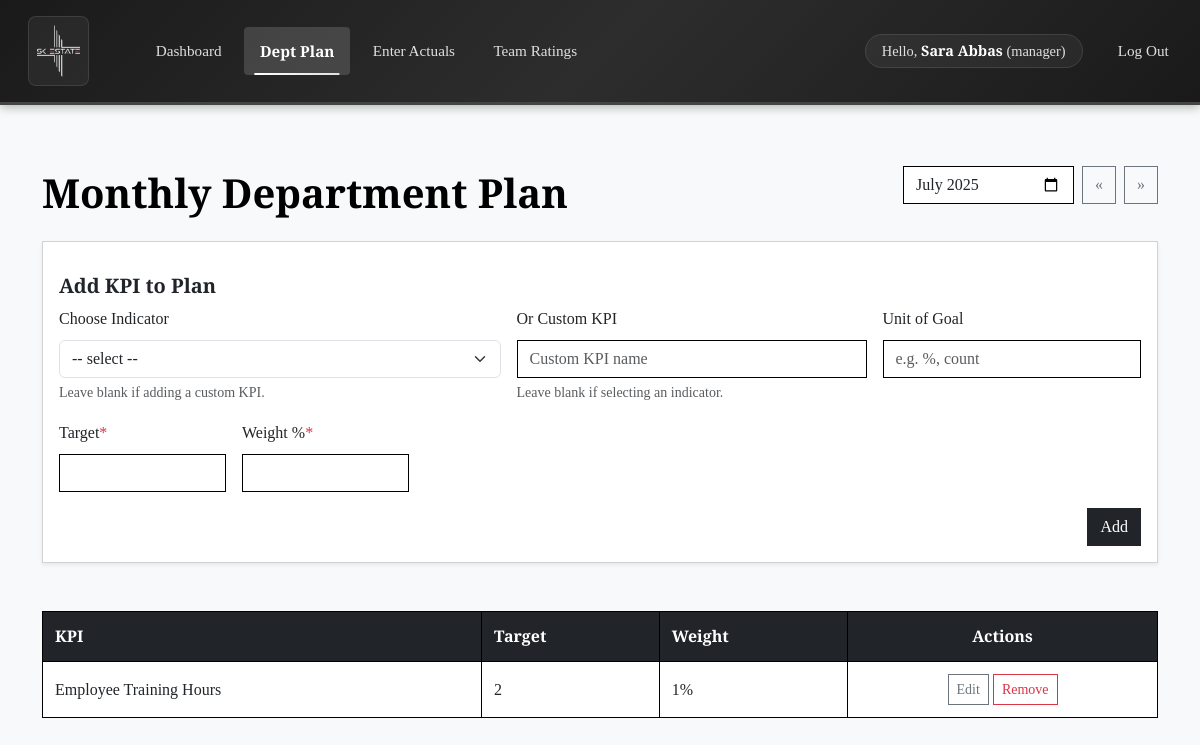
Before: /department_plan.php (signed in) with the older database file.
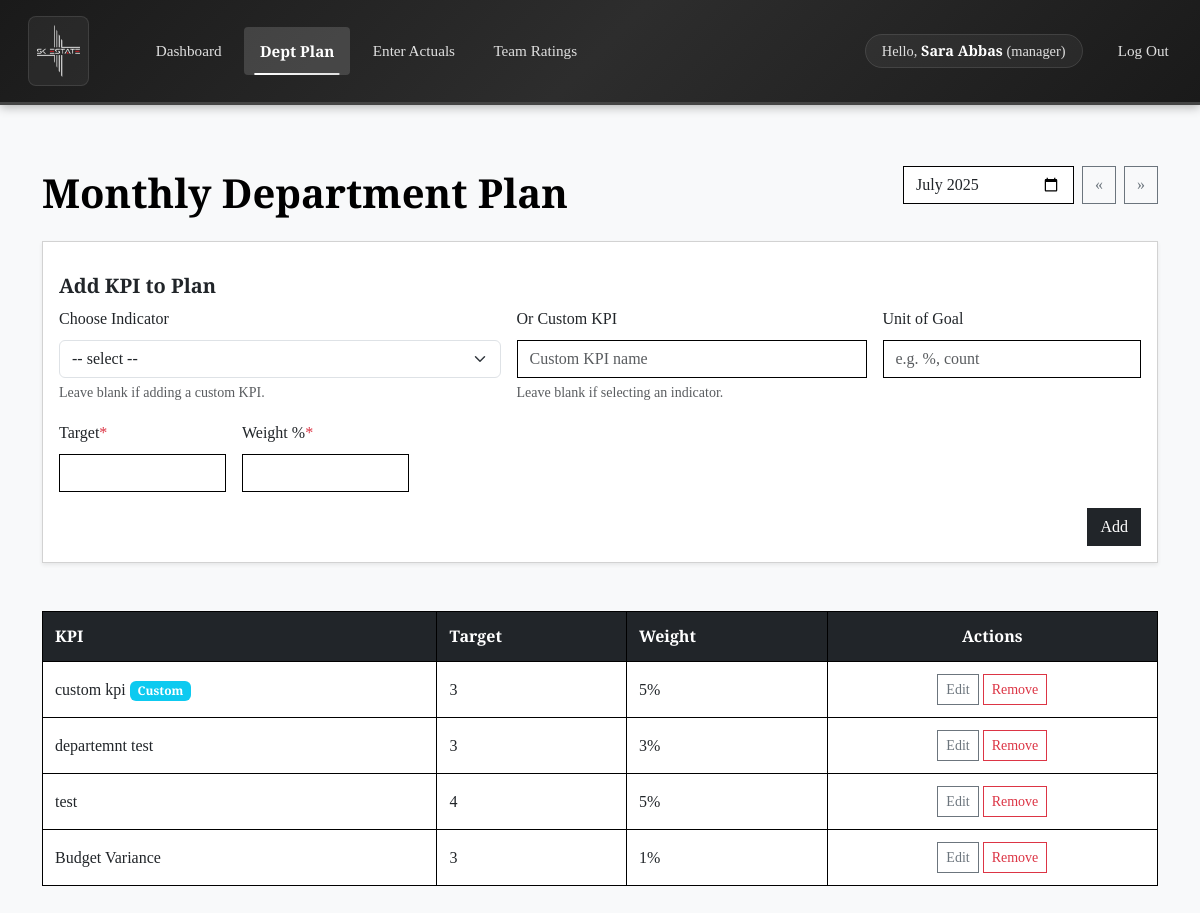
After: the same page with the newer database file.
### tables this page shows
CREATE TABLE `department_indicator_monthly` (
  `snapshot_id` int(11) NOT NULL,
  `indicator_id` int(11) DEFAULT NULL,
  `dept_id` int(11) NOT NULL,
  `month` date NOT NULL,
  `custom_name` varchar(255) DEFAULT NULL,
  `is_custom` tinyint(1) DEFAULT 0,
  `target_value` float NOT NULL,
  `weight` int(11) NOT NULL,
  `unit_of_goal` varchar(50) DEFAULT NULL,
  `unit` varchar(50) DEFAULT NULL,
  `way_of_measurement` varchar(255) DEFAULT NULL,
  `created_by` int(11) DEFAULT NULL,
  `actual_value` float DEFAULT NULL,
  `notes` text DEFAULT NULL,
  `created_at` timestamp NOT NULL DEFAULT current_timestamp(),
  `audit_score` float DEFAULT NULL,
  `task_file_path` varchar(255) DEFAULT NULL
);

CREATE TABLE `department_indicators` (
  `indicator_id` int(11) NOT NULL,
  `name` varchar(255) NOT NULL,
  `description` text DEFAULT NULL,
  `responsible_departments` varchar(255) DEFAULT NULL,
  `default_goal` float NOT NULL,
  `unit_of_goal` varchar(50) DEFAULT NULL,
  `unit` varchar(50) DEFAULT NULL,
  `way_of_measurement` varchar(255) DEFAULT NULL,
  `default_weight` int(11) DEFAULT NULL,
  `sort_order` int(11) DEFAULT NULL,
  `active` tinyint(1) DEFAULT 1
);

### backend/user_controller.php (called while the page is built, shortened)
<?php
require_once __DIR__ . '/db.php';
function getUser(int $user_id): array|false {
    global $pdo;
    $sql = "
        SELECT
            u.user_id,
            u.name,
            u.email,
            u.role_id,
            r.role_name,
            u.dept_id
        FROM users u
        JOIN roles r ON u.role_id = r.role_id
        WHERE u.user_id = :uid
    ";
    $stmt = $pdo->prepare($sql);
    $stmt->execute([':uid' => $user_id]);
    return $stmt->fetch(PDO::FETCH_ASSOC);
}

### backend/department_controller.php (called while the page is built, shortened)
<?php
final class DepartmentRepository
{
    private PDO $pdo;
    public function __construct(PDO $pdo)
    {
        $this->pdo = $pdo;
    }
    public function fetchDepartmentSnapshots(int $deptId, string $month): array
    {
        $sql = "
            SELECT dim.*,
                   di.name        AS indicator_name,
                   di.description AS indicator_description,
                   di.unit        AS indicator_unit
            FROM   department_indicator_monthly dim
            LEFT   JOIN department_indicators di
                 ON dim.indicator_id = di.indicator_id
            WHERE  dim.dept_id = :d
              AND  dim.month   = :m
            ORDER  BY dim.snapshot_id
        ";
        return $this->select($sql, [':d' => $deptId, ':m' => $month]);
    }
    private function select(string $sql, array $params): array
    {
        $stmt = $this->pdo->prepare($sql);
        $stmt->execute($params);
        return $stmt->fetchAll(PDO::FETCH_ASSOC);
    }
}

### department_plan.php (the view, shortened to what the changed rows need)
<?php
require_once __DIR__ . '/backend/user_controller.php';
require_once __DIR__ . '/backend/indicator_controller.php';
require_once __DIR__ . '/backend/department_controller.php';
$user   = getUser($_SESSION['user_id']);
$deptId = (int)$user['dept_id'];
$monthKey = $_GET['month'] ?? date('Y-m-01');
$deptRepo = $deptRepo ?? new DepartmentRepository($pdo);
$snapshots      = $deptRepo->fetchDepartmentSnapshots($deptId, $monthKey);
include __DIR__ . '/partials/navbar.php';
?>
<!DOCTYPE html>
<html lang="en">
<head>
<link href="https://cdn.jsdelivr.net/npm/bootstrap@5.3.0/dist/css/bootstrap.min.css"
      rel="stylesheet"
>
<link rel="stylesheet" href="./assets/css/style.css">
</head>
<body class="bg-light font-serif">
<div class="container py-4">
  <div class="d-flex align-items-center mb-4 flex-wrap gap-2">
    <h1 class="me-auto mb-0">Monthly Department Plan</h1>
  </div>
  <?php if (empty($snapshots)): ?>
    <div class="alert alert-info mb-5">
      No KPIs planned for <?= htmlspecialchars(date('F Y', strtotime($monthKey))) ?>.
    </div>
  <?php else: ?>
    <div class="table-responsive mb-5">
      <table class="table table-bordered align-middle">
        <thead class="table-dark">
          <tr>
            <th>KPI</th>
            <th>Target</th>
            <th>Weight</th>
            <th class="text-center">Actions</th>
          </tr>
        </thead>
        <tbody>
        <?php
          foreach ($snapshots as $row):
            $label = $row['indicator_name'] ?: $row['custom_name'];
        ?>
          <tr>
            <td>
              <?= htmlspecialchars($label) ?>
              <?php if ($row['is_custom']): ?><span class="badge bg-info">Custom</span><?php endif; ?>
            </td>
            <td><?= htmlspecialchars((string)$row['target_value']) ?> <?= htmlspecialchars($row['unit'] ?? '') ?></td>
            <td><?= htmlspecialchars((string)$row['weight']) ?>%</td>
            <td class="text-center">
              <button class="btn btn-sm btn-outline-secondary"
                      data-bs-toggle="modal"
                      data-bs-target="#editSnap<?= $row['snapshot_id'] ?>">Edit</button>
              <form class="d-inline" method="post" onsubmit="return confirm('Remove this KPI from the plan?');">
                <button class="btn btn-sm btn-outline-danger">Remove</button>
              </form>
            </td>
          </tr>
        <?php
          endforeach;
        ?>
        </tbody>
      </table>
    </div>
  <?php
  endif; ?>
</div>
</body>
</html>

Changed rows visible on the page:
removed department_indicator_monthly: indicator.name "Employee Training Hours", target_value "2", weight "1"
added department_indicator_monthly: custom_name "custom kpi", is_custom "Custom", target_value "3", weight "5"
added department_indicator_monthly: indicator.name "departemnt test", target_value "3", weight "3"
added department_indicator_monthly: indicator.name "test", target_value "4", weight "5"
added department_indicator_monthly: indicator.name "Budget Variance", target_value "3", weight "1"
